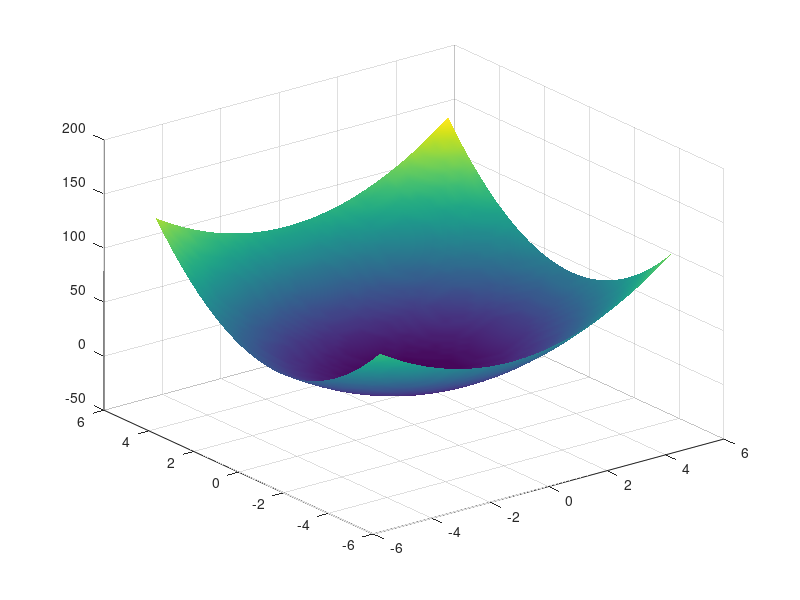
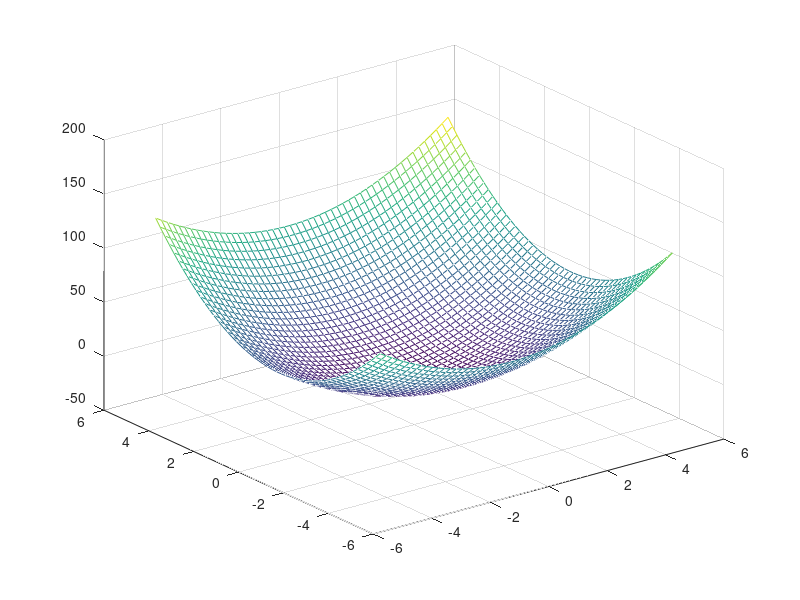

Recreate these plots in MATLAB, in order.
%% 
% Plot 3d functions
%
%% Ex1 20-feb2015

[X,Y] = meshgrid(-5:.2:5);
Z = (2*X.^2+3*Y.^2+2*X+3*Y);
dZ = diff(Z)/X
figure(1)
title('Function');
surf(X,Y,Z)
shading interp
figure(2)
title('Function');
mesh(X,Y,Z)
shading interp
%% 
banana = @(x) (2*x(1)^2+3*x(2)^2+2*x(1)+3*x(2))^2
fminsearch(banana,[-1.4,-1.4])
feval(banana,[-1.5,-1.5])
feval(banana,[0,1])
